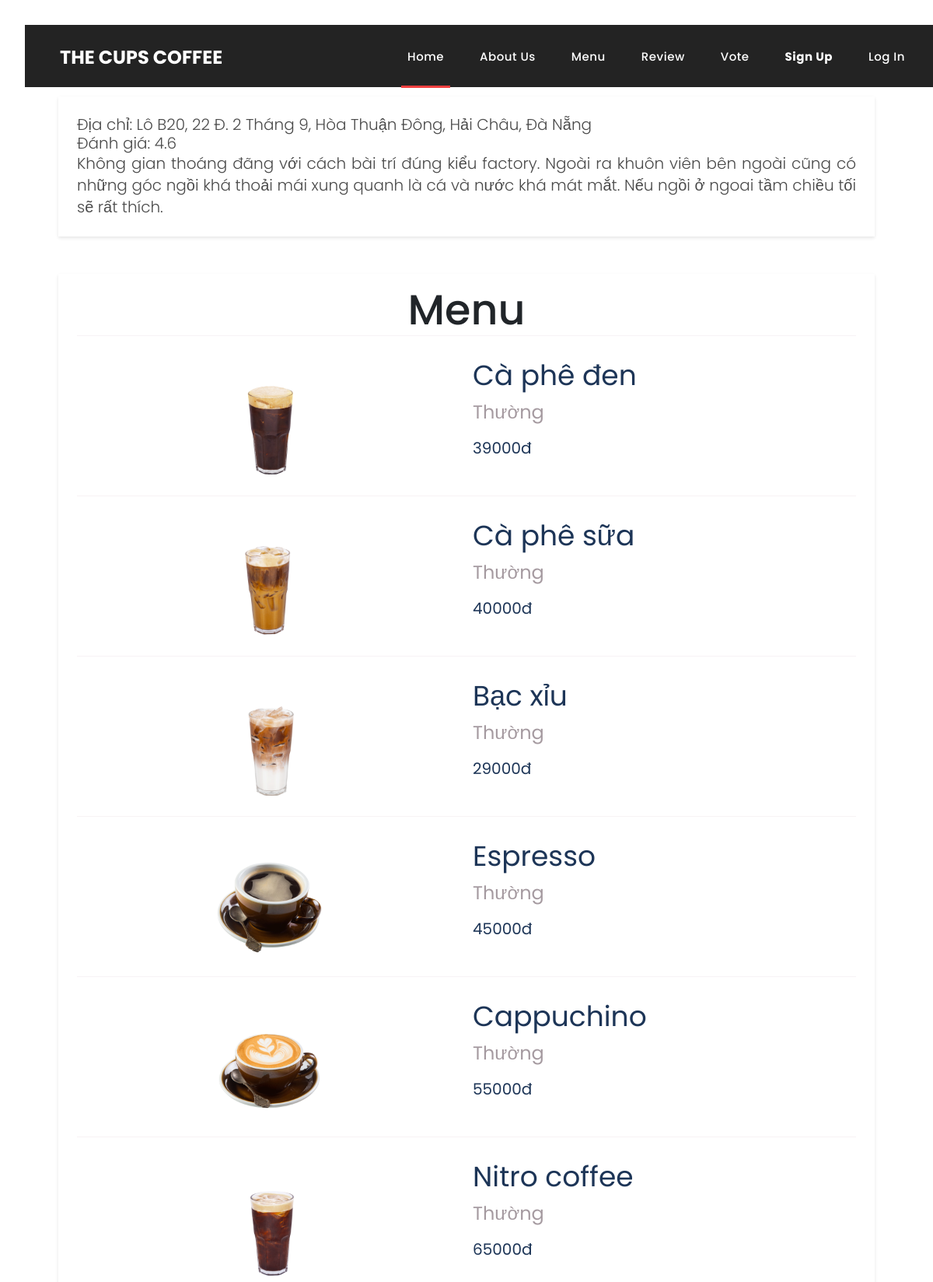
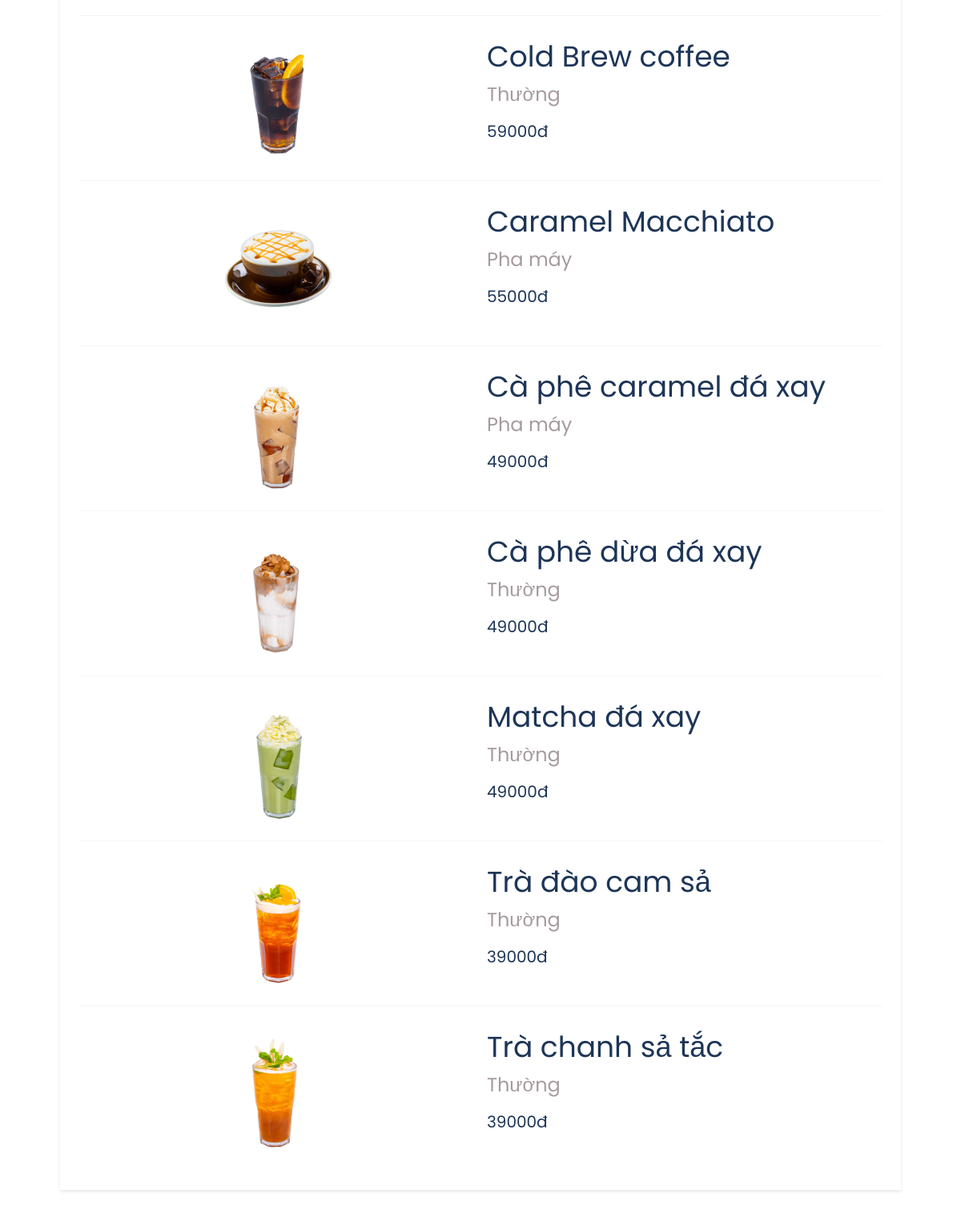
The app's page /reviews/9/ (upper part) with its own data (2 pictures, top to bottom).
### reviews/models.py (models this page shows)
class CoffeeBar(models.Model):
    name = models.CharField(max_length=255)
    summary = models.TextField(null=True)
    description = models.TextField()
    address = models.TextField(blank=False, null=False)
    image = models.ImageField(upload_to="coffee_bars", null=True)
    avg_vote = models.DecimalField(max_digits=3, decimal_places=1, default=0)
    created_at = models.DateTimeField(auto_now_add=True)

class Menu(models.Model):
    coffee_bar = models.ForeignKey(CoffeeBar, on_delete=models.CASCADE)
    name = models.CharField(null=False, blank=False, max_length=255)
    price = models.DecimalField(max_digits=10, decimal_places=0)
    image = models.ImageField(upload_to='menus', null=True, blank=True)
    description = models.CharField(null=True, max_length=255, blank=True)

### reviews/views.py (the view)
# urls.py: path('<int:coffee_bar_id>/', coffee_bars_detail, name='detail'),
def coffee_bars_detail(request, coffee_bar_id):
    coffee_bar = get_object_or_404(CoffeeBar, pk=coffee_bar_id)
    reviews = coffee_bar.review_set.all()
    if request.method == 'POST':
        form = ReviewForm(request.POST)
        if form.is_valid():
            description = form.cleaned_data['description']
            rating = form.cleaned_data['rating']
            r = Review(author=request.user, coffee_bar=coffee_bar, vote=rating, description=description)
            r.save()
            count = 1
            voted = int(rating)
            for review in reviews:
                voted += review.vote
                count += 1
            coffee_bar.avg_vote = round(voted / count, 1)
            coffee_bar.save()
    else:
        form = ReviewForm()
    context = {
        'coffee_bar': coffee_bar,
        'reviews': reviews,
        "auth": request.user,
        "form": form
    }
    return render(request, 'reviews/coffee_bars_detail.html', context)

### reviews/templates/reviews/coffee_bars_detail.html (shortened to what this page needs)
{% load static %}
{% block head %}
    <link rel="stylesheet" type="text/css" href="{% static 'reviews/style.css' %}">
    <link href="{% static 'reviews/vendor/bootstrap/css/bootstrap.min.css' %}" rel="stylesheet">
    <link rel="stylesheet" href="{% static 'reviews/assets/css/fontawesome.css' %}">
    <link rel="stylesheet" href="{% static 'reviews/assets/css/templatemo-sixteen.css' %}">
    <link rel="stylesheet" href="assets/css/owl.css">
    <header class="">
      <nav class="navbar navbar-expand-lg">
        <div class="container">
          <a class="navbar-brand"><h2>{{ coffee_bar.name }}</h2></a>
          <div class="collapse navbar-collapse" id="navbarResponsive">
            <ul class="navbar-nav ml-auto">
              <li class="nav-item active">
                <a class="nav-link" href="{% url 'reviews:home' %}">Home</a>
              </li>
              <li class="nav-item">
                <a class="nav-link" href="#about_id">About Us</a>
              </li>
              <li class="nav-item">
                <a class="nav-link" href="#menu_id">Menu</a>
              </li>
              <li class="nav-item">
                <a class="nav-link" href="#review_id">Review</a>
              </li>
              <li class="nav-item">
                <a class="nav-link" href="#vote_id">Vote</a>
              </li>
              {% if auth.is_authenticated %}
                    <li class="nav-item">
                        <a class="nav-link"><strong>{{ auth.first_name }} {{ auth.last_name }}</strong></a>
                    </li>
                    <li class="nav-item">
                        <a class="nav-link" href="{% url 'reviews:logout' %}">Sign out</a>
                    </li>
                {% else %}
                    <li class="nav-item">
                        <a class="nav-link" href="{% url 'reviews:register' %}"><strong>Sign up</strong></a>
                    </li>
                    <li class="nav-item">
                        <a class="nav-link" href="{% url 'reviews:login' %}">Log in</a>
                    </li>
                {% endif %}
            </ul>
          </div>
        </div>
      </nav>
    </header>
{% endblock head %}
{% block content %}
<div>
    <h1>{{ coffee_bar.name }}</h1><br>
</div>
<div id="about_id" class="shadow-2xl bg-white rounded-md mb-5 px-4 py-4">
	<div >
		<p class="address">Địa chỉ: {{ coffee_bar.address }}</p>
		<p class="vote">Đánh giá: {{ coffee_bar.avg_vote }}</p>
		<p class="coffee-bar-description">{{ coffee_bar.description }}</p>
	</div>
</div>
 <div id="menu_id" class="shadow-2xl bg-white rounded-md mb-5 px-4 py-4">
	<h1 class="text-black font-bold">Menu</h1>
		{% for menu in coffee_bar.menu_set.all %}
		<div class="item">
			<div class="coffee-img">
            <img class="img-item" src="{{ menu.image.url }}" width="150px" height="auto">
			</div>
			<div class="item_menu">
				<label class="name" for="menu{{ forloop.counter }}">{{ menu.name }}</label>
				<label class="description" for="menu{{ forloop.counter }}">{{ menu.description }}</label>
				<label class="price" for="menu{{ forloop.counter }}">{{ menu.price }}đ</label>
			</div>
		</div>
		{% endfor %}
</div>
{% endblock content %}

### reviews/static/reviews/style.css (style rules this page uses)
.shadow-2xl { max-width: 1050px; margin: 20px auto; padding: 32px; background: white; box-shadow: 0 2px 4px rgba(0, 0, 0, 0.1); }
.text-black { text-decoration: none; }
.coffee-bar-description { line-height: 140%; text-align: justify; }
h1 { color: #1d3557; }
.font-bold { text-align: center; font-size: 54px; margin-top: -10px !important; }
.item { line-height: 40px; color: #1d3557; display: grid; grid-template-columns: repeat(2, 1fr); grid-column-gap: 1em; padding-top: 15px; }
.item:not(:first-child) { border-top: 0.5px outset #f7f3f5; }
.coffee-img { margin: 20px auto; }
.item_menu { display: flex; flex-direction: column; line-height: 39px; margin-top: 16px; }
.name { font-size: 36px; }
.description { font-size: 24px; color: #a59aa0; }
.price, .address, .vote, .summary, .coffee-bar-description, .user-name { font-size: 20px; }

### reviews/static/reviews/assets/css/templatemo-sixteen.css (style rules this page uses)
p { margin-bottom: 0px; font-size: 14px; font-weight: 300; color: #4a4a4a; line-height: 24px; }
a { text-decoration: none!important; }
ul { padding: 0; margin: 0; list-style: none; }
h1,h2,h3,h4,h5,h6 { margin: 0px; }
header { position: absolute; z-index: 99999; width: 100%; height: 80px; background-color: #232323; -webkit-transition: all 0.3s ease-in-out 0s; -moz-transition: all 0.3s ease-in-out 0s; -o-transition: all 0.3s ease-in-out 0s; transition: all 0.3s ease-in-out 0s; }
header .navbar { padding: 17px 0px; }
.navbar .navbar-brand { float: left; margin-top: -12px; outline: none; }
.navbar .navbar-brand h2 { color: #fff; text-transform: uppercase; font-size: 24px; font-weight: 700; -webkit-transition: all .3s ease 0s; -moz-transition: all .3s ease 0s; -o-transition: all .3s ease 0s; transition: all .3s ease 0s; }
#navbarResponsive { z-index: 999; }
.navbar-collapse { text-align: center; }
.navbar .navbar-nav .nav-item { margin: 0px 15px; }
.navbar .navbar-nav a.nav-link { text-transform: capitalize; font-size: 15px; font-weight: 500; letter-spacing: 0.5px; color: #fff; transition: all 0.5s; margin-top: 5px; }
.navbar .navbar-nav .nav-link:hover, .navbar .navbar-nav .active>.nav-link, .navbar .navbar-nav .nav-link.active, .navbar .navbar-nav .nav-link.show, .navbar .navbar-nav .show>.nav-link { color: #fff; padding-bottom: 25px; border-bottom: 3px solid #f33f3f; }

### records on screen
CoffeeBar: name "THE CUPS COFFEE", address "Lô B20, 22 Đ. 2 Tháng 9, Hòa Thuận Đông, Hải Châu, Đà Nẵng", avg_vote "4.6", description "Không gian thoáng đãng với cách bài trí đúng kiểu factory. Ngoài ra khuôn viên bên ngoài cũng có những góc ngồi khá thoải mái xung quanh là cá và nước khá mát mắt. Nếu ngồi ở ngoai tầm chiều tối sẽ rất thích."
Menu: image (picture), name "Cà phê đen", description "Thường", price "39000"
Menu: image (picture), name "Cà phê sữa", description "Thường", price "40000"
Menu: image (picture), name "Bạc xỉu", description "Thường", price "29000"
Menu: image (picture), name "Espresso", description "Thường", price "45000"
Menu: image (picture), name "Cappuchino", description "Thường", price "55000"
Menu: image (picture), name "Nitro coffee", description "Thường", price "65000"
Menu: image (picture), name "Cold Brew coffee", description "Thường", price "59000"
Menu: image (picture), name "Caramel Macchiato", description "Pha máy", price "55000"
Menu: image (picture), name "Cà phê caramel đá xay", description "Pha máy", price "49000"
Menu: image (picture), name "Cà phê dừa đá xay", description "Thường", price "49000"
Menu: image (picture), name "Matcha đá xay", description "Thường", price "49000"
Menu: image (picture), name "Trà đào cam sả", description "Thường", price "39000"
Menu: image (picture), name "Trà chanh sả tắc", description "Thường", price "39000"
